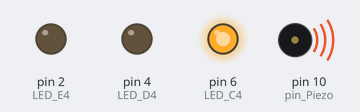
A sketch run on a simulated Arduino Uno, built with avr-gcc and run on an emulated ATmega328P. Shown: output pins drawn as LEDs (lit = HIGH), buzzer (waves = sounding).

Above: at 0.3 s.
At 3.4 s:
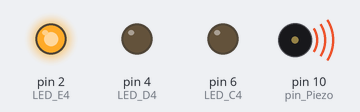
At 4.3 s:
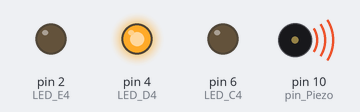
At 6.5 s:
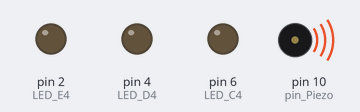
At 12.5 s:
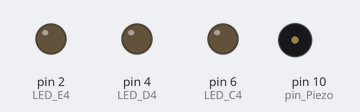
Timing chart, 0 to 20.7 s (numbered marks = the images above):
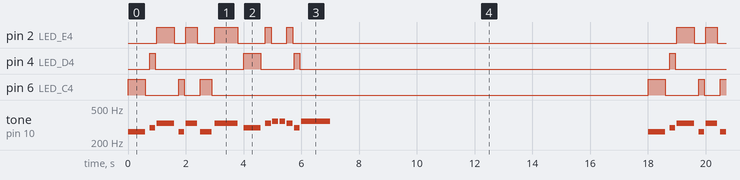

The sketch:

Passive_Buzzer_DoremiSong.ino
```cpp
#define Do_4 262
#define DoS_4 277
#define Re_4 294
#define reS_4 311
#define Mi_4 330
#define Pa_4 349
#define PaS_4 349
#define Sol_4 392
#define Sols_4 415
#define La_4 440
#define LaS_4 466
#define Si_4 494
#define Do_5 523

int pin_Piezo = 10;
int LED_C4 = 6;
int LED_D4 = 4;
int LED_E4 = 2;

void setup(){
  pinMode(pin_Piezo , OUTPUT);
  pinMode(LED_C4, OUTPUT);
  pinMode(LED_D4, OUTPUT);
  pinMode(LED_E4, OUTPUT);
}

// 4/4박자 총시간은 2000으로
void loop(){
  Sound(Do_4,600, LED_C4);
  Sound(Re_4,200, LED_D4);
  Sound(Mi_4,600, LED_E4);
  Sound(Do_4,200, LED_C4);

  Sound(Mi_4,400, LED_E4);
  Sound(Do_4,400, LED_C4);
  Sound(Mi_4,800, LED_E4);

  Sound(Re_4,600, LED_D4);
  Sound(Mi_4,200, LED_E4);
  Sound(Pa_4,200, 0);
  Sound(Pa_4,200, 0);
  Sound(Mi_4,200, LED_E4);
  Sound(Re_4,200, LED_D4);

  Sound(Pa_4,1600, 0);
  delay(10000);
}

void Sound(int note, int duration,int Light){
  tone(pin_Piezo,note,1000);
  digitalWrite( Light , HIGH);
  delay(duration);

  noTone(pin_Piezo);
  digitalWrite( Light , LOW);
  int Delay = duration / 4;
  delay(Delay);
}
```

Measured:
- by itself, pin 4 (LED_D4): repeats every 18.0 s: LOW 3.1 s, HIGH 0.60 s, LOW 1.2 s, HIGH 0.20 s, LOW 12.8 s, HIGH 0.20 s
- by itself, pin 6 (LED_C4): repeats every 18.0 s: LOW 1.2 s, HIGH 0.20 s, LOW 0.55 s, HIGH 0.40 s, LOW 15.1 s, HIGH 0.60 s
- by itself, pin 2 (LED_E4): repeats every 18.0 s: LOW 0.40 s, HIGH 0.40 s, LOW 0.60 s, HIGH 0.80 s, LOW 0.95 s, HIGH 0.20 s, LOW 0.55 s, HIGH 0.20 s, LOW 13.3 s, HIGH 0.60 s
- by itself, tone on pin 10 (pin_Piezo): plays 262 Hz for 0.60 s, 294 Hz for 0.20 s, 330 Hz for 0.60 s, 262 Hz for 0.20 s, 330 Hz for 0.40 s, 262 Hz for 0.40 s … (105 notes in this stretch)
